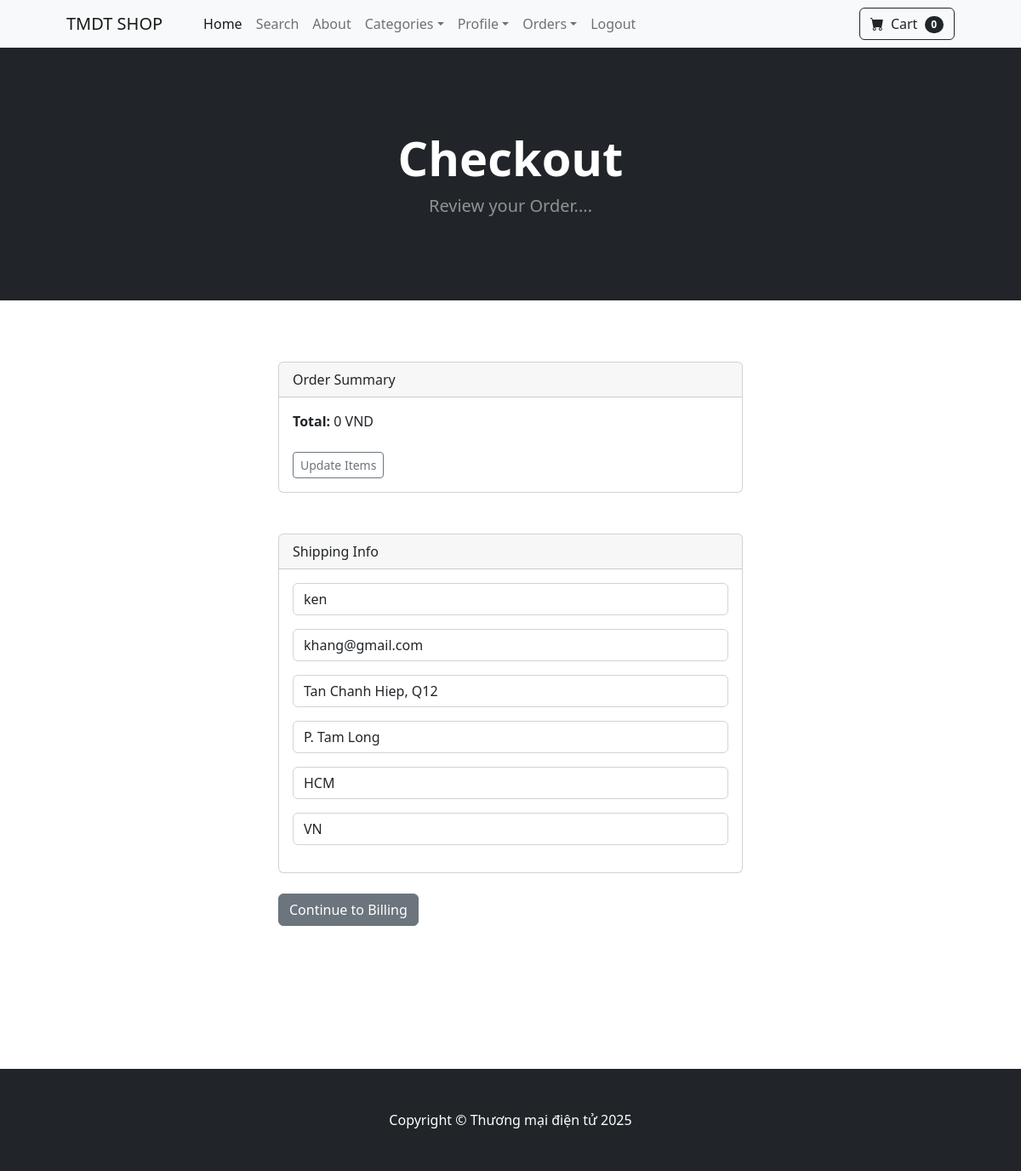
The app's page /payment/checkout (signed in) with its own data.
### payment/models.py (models this page shows, shortened)
class ShippingAddress(models.Model):
    user = models.ForeignKey(User, on_delete=models.CASCADE, null=True, blank=True)
    shipping_full_name = models.CharField(max_length=255)
    shipping_email = models.CharField(max_length=255)
    shipping_address1 = models.CharField(max_length=255)
    shipping_address2 = models.CharField(max_length=255, null=True, blank=True)
    shipping_city = models.CharField(max_length=255)
    shipping_country = models.CharField(max_length=255)
    class Meta:
        verbose_name_plural = "Shipping Address"

### payment/views.py (the view)
# urls.py: path('checkout', views.checkout, name='checkout'),
def checkout(request):
    cart = Cart(request)
    cart_products = cart.get_prods
    quantities = cart.get_quants
    totals = cart.cart_total()
    if request.user.is_authenticated:
        shipping_user = ShippingAddress.objects.get(user__id=request.user.id)
        shipping_form = ShippingForm(request.POST or None, instance=shipping_user)
        return render(request, "payment/checkout.html", {"cart_products":cart_products, "quantities":quantities, "totals":totals,"shipping_form":shipping_form})
    else:
        shipping_form = ShippingForm(request.POST or None)
        return render(request, "payment/checkout.html", {"cart_products":cart_products, "quantities":quantities, "totals":totals, "shipping_form":shipping_form})

### payment/forms.py
class ShippingForm(forms.ModelForm):
    shipping_full_name = forms.CharField(label="", widget=forms.TextInput(attrs={'class':'form-control', 'placeholder':'Full Name'}), required=True)
    shipping_email = forms.CharField(label="", widget=forms.TextInput(attrs={'class':'form-control', 'placeholder':'Email Address'}), required=True)
    shipping_address1 = forms.CharField(label="", widget=forms.TextInput(attrs={'class':'form-control', 'placeholder':'Address1'}), required=True)
    shipping_address2 = forms.CharField(label="", widget=forms.TextInput(attrs={'class':'form-control', 'placeholder':'Address2'}), required=False)
    shipping_city = forms.CharField(label="", widget=forms.TextInput(attrs={'class':'form-control', 'placeholder':'City'}), required=True)
    shipping_country = forms.CharField(label="", widget=forms.TextInput(attrs={'class':'form-control', 'placeholder':'Country'}), required=True)
    class Meta:
        model = ShippingAddress
        fields = ['shipping_full_name','shipping_email','shipping_address1','shipping_address2','shipping_city','shipping_country']
        exclude = ['user',]

### cart/cart.py (called while the page is built, shortened)
    def cart_total(self):
        product_ids = self.cart.keys()
        products = Product.objects.filter(id__in=product_ids)
        quantities = self.cart
        total = 0
        return total

    def __len__(self):
        return len(self.cart)

    def get_prods(self):
        product_ids = self.cart.keys()
        products = Product.objects.filter(id__in = product_ids)
        return products

### cart/context_processors.py (called while the page is built)
def cart(request):
    return {'cart':Cart(request)}

### payment/templates/payment/checkout.html (shortened to what this page needs)
{% extends 'base.html' %}
{% load humanize %}
{% block content %}
<header class="bg-dark py-5">
    <div class="container px-4 px-lg-5 my-5">
        <div class="text-center text-white">
            <h1 class="display-4 fw-bolder">Checkout</h1>
            <p class="lead fw-normal text-white-50 mb-0">Review your Order....</p>
        </div>
    </div>
</header>
<br><br><br>
<div class="container">
    <div class="row">
        <div class="col-md-6 offset-md-3">
            <div class="card">
                <div class="card-header">
                    Order Summary
                </div>
                <div class="card-body">
                    <strong>Total:</strong> {{ totals|intcomma }} VND
                    <br><br>
                    <a href="{% url 'cart_summary' %}" class="btn btn-sm btn-outline-secondary">Update Items</a>
                </div>
            </div>
            <br><br>
            <div class="card">
                <div class="card-header">
                    Shipping Info
                </div>
                <div class="card-body">
                    <form method="POST" action="{% url 'billing_info' %}">
                        {{ shipping_form.as_p }}
                    </div>
                </div>
                <br>
                <button type="submit" class="btn btn-secondary">Continue to Billing</button>
        </div>
    </div>
</div>
<br><br><br><br><br><br><br>
{% endblock %}

### records on screen
ShippingAddress: shipping_full_name "ken", shipping_email "khang@gmail.com", shipping_address1 "Tan Chanh Hiep, Q12", shipping_address2 "P. Tam Long", shipping_city "HCM", shipping_country "VN"

### other values on screen
{{ cart|length }} "0"
{{ totals|intcomma }} "0"
